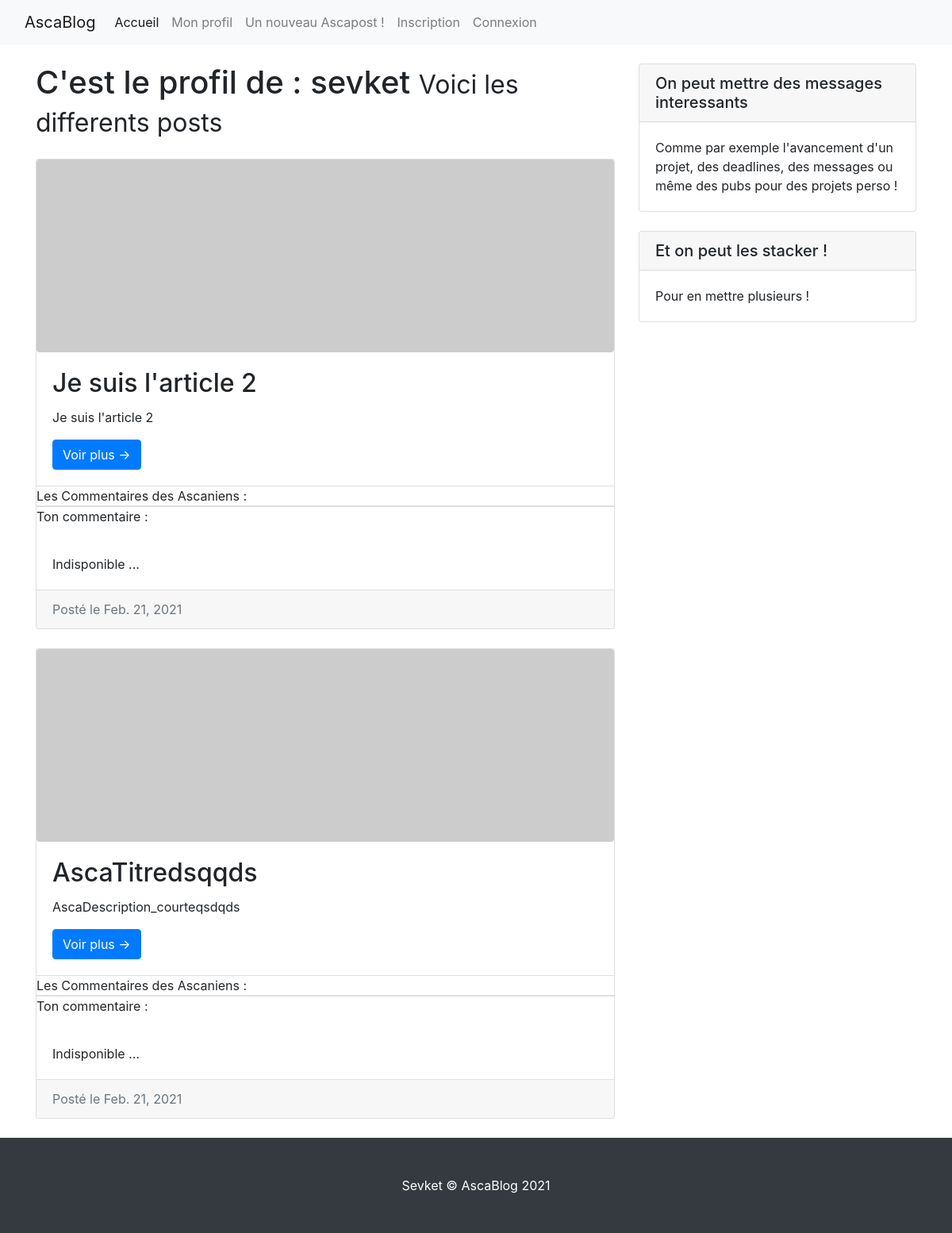
The page /monActivite/Ascanien/1/ on the database as committed earlier.
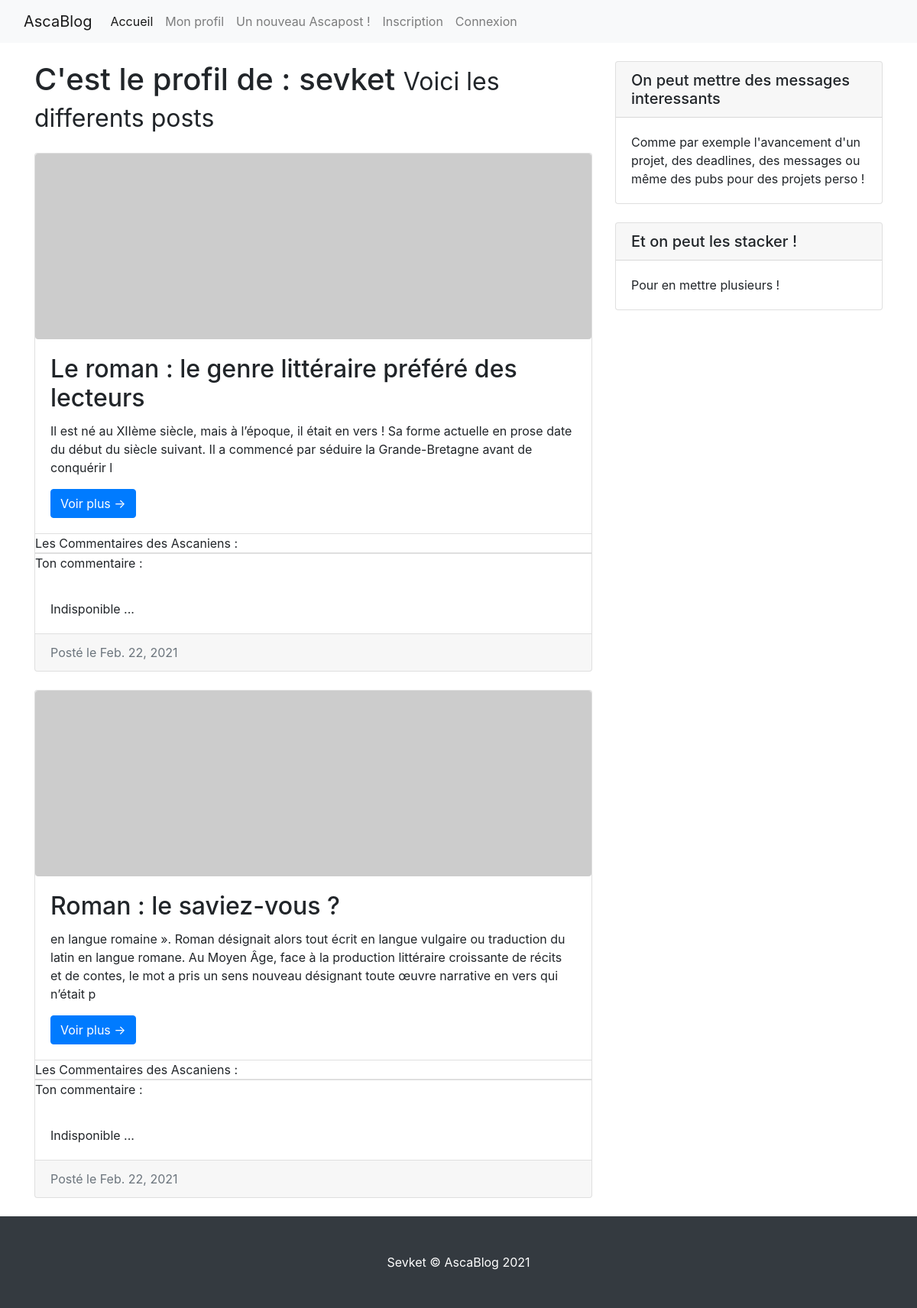
The same page on the database as committed later.
### monActivite/models.py (models this page shows, shortened)
class Ascapost(models.Model):
    titre = models.TextField(default='AscaTitre', max_length=400)
    image = models.ImageField(upload_to = 'imageBDPost/', default = 'imageBDPost/imagevide.png')
    description_courte = models.TextField(default='AscaDescription_courte', max_length=280 ) #Sera afficher lorsqu'un Ascanien a une vue globale sur tous les articles
    description_longue = models.TextField(default='AscaDescription_longue') #Sera afficher lorsqu'un Ascanien a une vue d'un article en détail
    auteur =  models.ForeignKey(User, on_delete=models.CASCADE, null=True)
    date = models.DateField(auto_now=True)

### monActivite/views.py (the view)
# urls.py: path('Ascanien/<str:name>/', views.profilAscanien, name='profilAscanien_ind'),
def profilAscanien(request, name):
    mon_article = Ascapost.objects.filter(auteur_id=name).values()
    name = User.objects.get(id=name)
    data = {'articles': mon_article,'auteur':name.username}
    return render(request,'monActivite/profilAscanien_ind.html', data)

### monActivite/templates/monActivite/profilAscanien_ind.html
{% extends 'accueil/index.html' %}
{% block titre %}
C'est le profil de : {{auteur}}
{% endblock %}
{% block soustitre %}
Voici les differents posts
{% endblock %}!

### accueil/templates/accueil/index.html (shortened to what this page needs)
{% extends 'accueil/sqlt.html' %}
{% block lien_accueil %}
/
{% endblock %}
{% block body %}
<div class="container-fluid">
  <div class="row">
    <div class="col">
      <body>
        <div class="container">
          <div class="row">
            <div class="col-md-8">
              <h1 class="my-4">{% block titre %}Post d'Ascanien !{% endblock %}
                <small>{% block soustitre %}Quoi de neuf ?{% endblock %}</small>
              </h1>
              {% if articles %}
                {% for article in articles %}
                <div class="card mb-4">
                  <img class="img-fluid rounded" src="http://placehold.it/900x300" alt="">
                  <div class="card-body">
                    <h2 class="card-title">{% block ascatitre %}{{article.titre}}{% endblock %}</h2>
                    <p class="card-text">{% block descricourte %}{{article.description_courte}}{% endblock %}</p>
                    <a href="/monActivite/article/{% block id%}{{article.id}}{% endblock %}" class="btn btn-primary">Voir plus &rarr;</a>
                  </div>
                    <ul class="list-group list-group-flush">
                      <p class="card-text">Les Commentaires des Ascaniens : </p>
                  </ul>
                  <ul class="list-group list-group-flush">
                    <p class="card-text">Ton commentaire :</p>
                    <div class="card-body">
                      Indisponible ...
                    </div>
                </ul>
                  <div class="card-footer text-muted">
                    Posté le {% block date %}{{article.date}}{% endblock %}
                  </div>
                </div>
                {% endfor %}
              {% endif %}
          </div>
             <div class="col-md-4">
               <div class="card my-4">
                 <h5 class="card-header">On peut mettre des messages interessants</h5>
                 <div class="card-body">
                   Comme par exemple l'avancement d'un projet, des deadlines, des messages ou même des pubs pour des projets perso !
                 </div>
               </div>
               <div class="card my-4">
                 <h5 class="card-header">Et on peut les stacker !</h5>
                 <div class="card-body">
                   Pour en mettre plusieurs !
                 </div>
               </div>
             </div>
        </div>
      </div>
    </body>
    </div>
  </div>
</div>
{% endblock %}

Rows that differ between the two databases and show on the page:
removed Ascapost: titre "Je suis l'article 2", description_courte "Je suis l'article 2", date "Feb. 21, 2021"
removed Ascapost: titre "AscaTitredsqqds", description_courte "AscaDescription_courteqsdqds", date "Feb. 21, 2021"
added Ascapost: titre "Le roman : le genre littéraire préféré des lecteurs", description_courte "Il est né au XIIème siècle, mais à l’époque, il était en vers ! Sa forme actuelle en prose date du début du siècle suivant. Il a commencé par séduire la Grande-Bretagne avant de conquérir l", date "Feb. 22, 2021"
added Ascapost: titre "Roman : le saviez-vous ?", description_courte "en langue romaine ». Roman désignait alors tout écrit en langue vulgaire ou traduction du latin en langue romane. Au Moyen Âge, face à la production littéraire croissante de récits et de contes, le mot a pris un sens nouveau désignant toute œuvre narrative en vers qui n’était p", date "Feb. 22, 2021"
